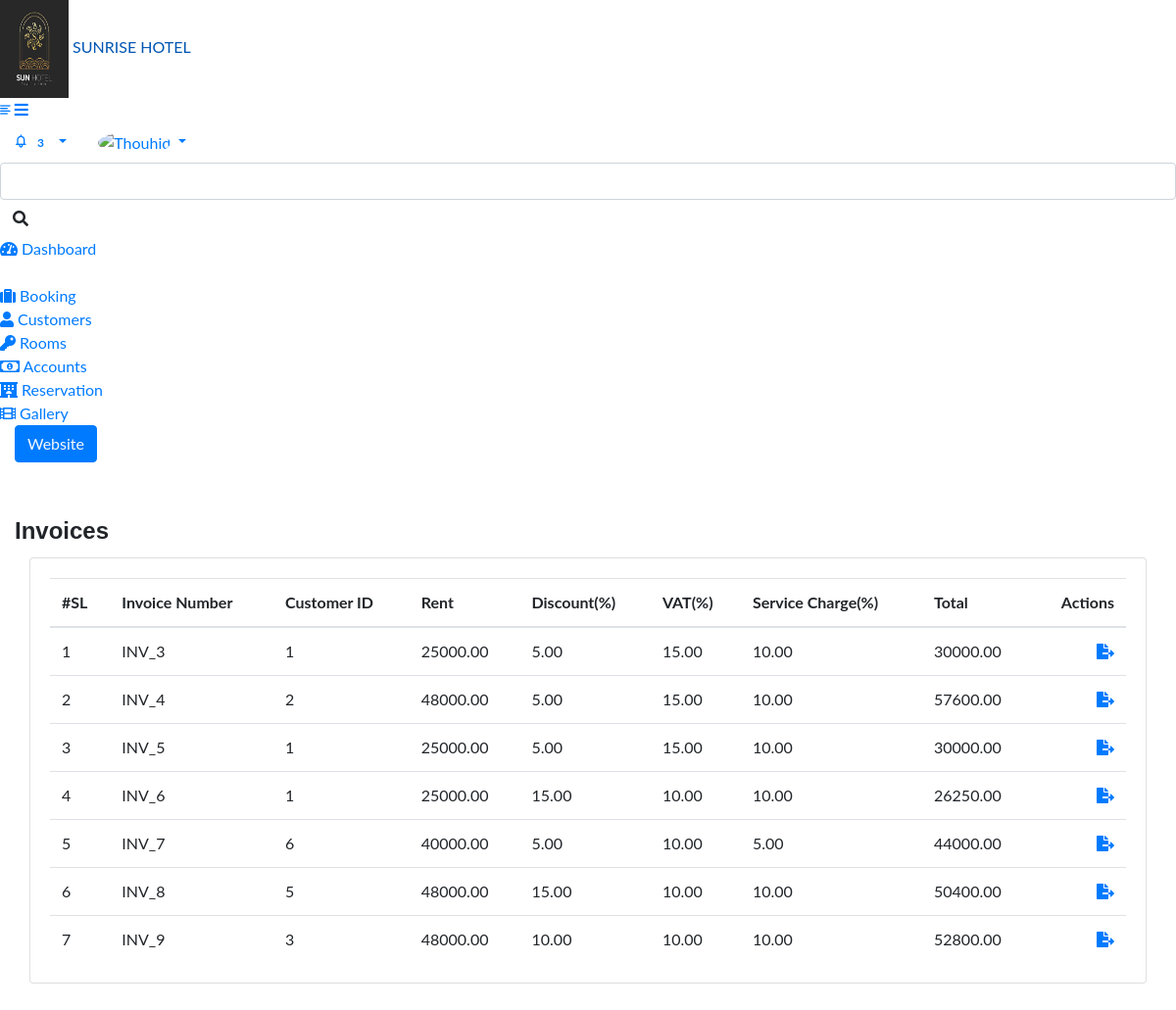
The app's page /admin/invoices_list.php (signed in), older data.
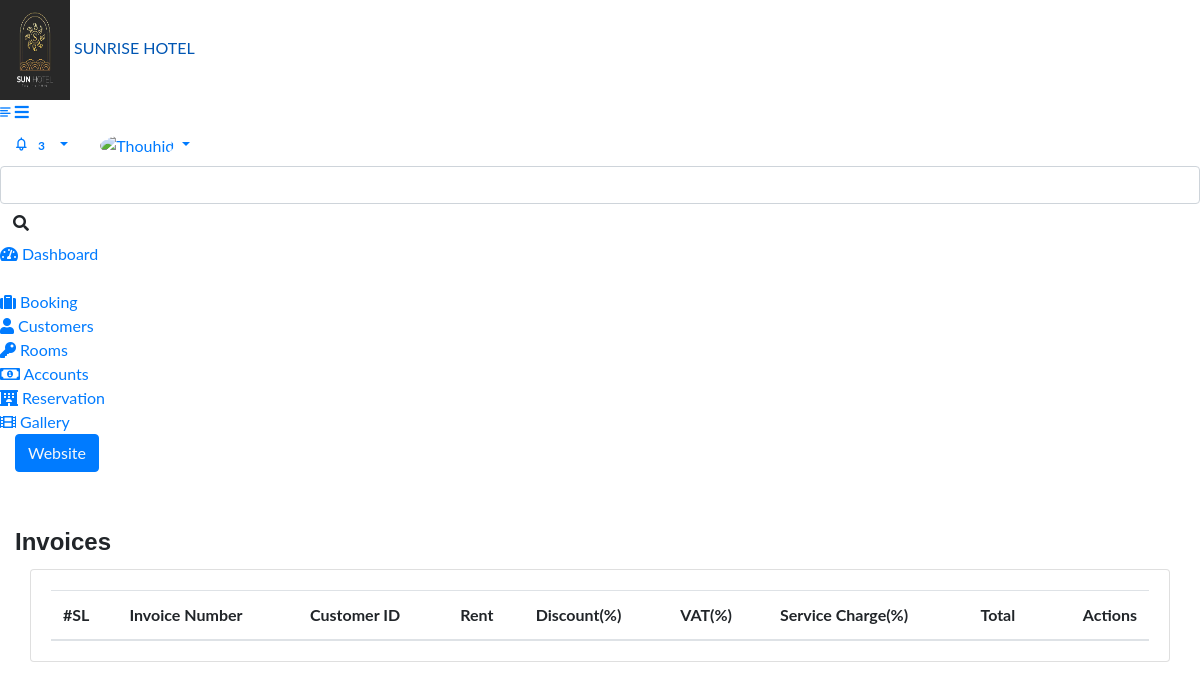
The same page, newer data.
### tables this page shows
CREATE TABLE `tbl_invoice` (
  `id` int(11) NOT NULL,
  `num_days` int(11) DEFAULT NULL,
  `invoice_number` varchar(255) DEFAULT NULL,
  `customer_id` int(11) NOT NULL,
  `amount` decimal(10,2) NOT NULL,
  `discount` decimal(10,2) NOT NULL DEFAULT 0.00,
  `vat` decimal(10,2) NOT NULL DEFAULT 0.00,
  `service_charge` decimal(10,2) NOT NULL DEFAULT 0.00,
  `total` decimal(10,2) NOT NULL,
  `created_at` datetime NOT NULL,
  `created_by` varchar(255) NOT NULL,
  `updated_at` datetime NOT NULL,
  `updated_by` varchar(255) NOT NULL,
  `deleted_at` datetime NOT NULL
);

### class/crud.php (called while the page is built, shortened)
<?php
    class crud{
        private $host='localhost';
        private $user='root';
        private $password='';
        private $database='hotel';
        private $connection;
        public function __construct(){
            $this->connection=new mysqli($this->host,$this->user,$this->password,$this->database);
        }
        public function common_select_query($sql){
            $result=array();
            $error=false;
            $rs=$this->connection->query($sql);
            if($rs){
                if($rs->num_rows > 0){
                    while($r=$rs->fetch_object()){
                        array_push($result,$r);
                    }
                }
            }else{
                $error=$this->connection->error();
            }
            $return = array('data'=>$result,'error'=>$error);
            return $return;
        }
    }
?>

### admin/invoices_list.php (the view, shortened to what this page needs)
<?php require_once('include/header.php') ?>
<?php require_once('include/sidebar.php') ?>
<div class="page-wrapper">
    <div class="content container-fluid">
        <div class="page-header">
            <div class="row align-items-center">
                <div class="col">
                 <div class="mt-5">
                     <h4 class="card-title float-left mt-2">Invoices</h4>
                 </div>
            </div>
        </div>
    </div>
<div class="col-sm-12">
 <div class="card card-table">
    <div class="card-body booking_card">
        <div class="table-responsive">
            <table class="datatable table table-stripped table table-hover table-center mb-0">
                <thead>
                 <tr>
                    <th>#SL</th>
                    <th>Invoice Number</th>
                    <th>Customer ID</th>
                    <th>Rent</th>
                    <th>Discount(%)</th>
                    <th>VAT(%)</th>
                    <th>Service Charge(%)</th>
                    <th>Total</th>
                    <th class="text-right">Actions</th>
                </tr>
                <?php
					$rs=$mysqli->common_select_query("SELECT * FROM `tbl_invoice`");
					if($rs['data']){
						foreach($rs['data'] as $i=>$d){
				?>
				<tr>
					<td><?= ++$i ?></td>
					<td><?= $d->invoice_number ?></td>
					<td><?= $d->customer_id ?></td>
					<td><?= $d->amount ?></td>
					<td><?= $d->discount ?></td>
					<td><?= $d->vat ?></td>
					<td><?= $d->service_charge ?></td>
					<td><?= $d->total ?></td>
					<td class="text-right">
						<a href="<?= $base_url ?>invoice-view.php?id=<?= $d->id ?>"><i class='fas fa-file-export'></i></a>
					</td>
				</tr>
				<?php }
					}
				?>
               </thead>
        </table>
    </div>
  </div>
 </div>
</div>
</div>
        </div>
        </div>
<?php include_once('include/footer.php')  ?>

Row changes from the older to the newer data that the page shows:
removed tbl_invoice: invoice_number "INV_3", customer "1", amount "25000.00", discount "5.00", vat "15.00", service_charge "10.00", total "30000.00"
removed tbl_invoice: invoice_number "INV_4", customer "2", amount "48000.00", discount "5.00", vat "15.00", service_charge "10.00", total "57600.00"
removed tbl_invoice: invoice_number "INV_5", customer "1", amount "25000.00", discount "5.00", vat "15.00", service_charge "10.00", total "30000.00"
removed tbl_invoice: invoice_number "INV_6", customer "1", amount "25000.00", discount "15.00", vat "10.00", service_charge "10.00", total "26250.00"
removed tbl_invoice: invoice_number "INV_7", customer "6", amount "40000.00", discount "5.00", vat "10.00", service_charge "5.00", total "44000.00"
removed tbl_invoice: invoice_number "INV_8", customer "5", amount "48000.00", discount "15.00", vat "10.00", service_charge "10.00", total "50400.00"
removed tbl_invoice: invoice_number "INV_9", customer "3", amount "48000.00", discount "10.00", vat "10.00", service_charge "10.00", total "52800.00"
